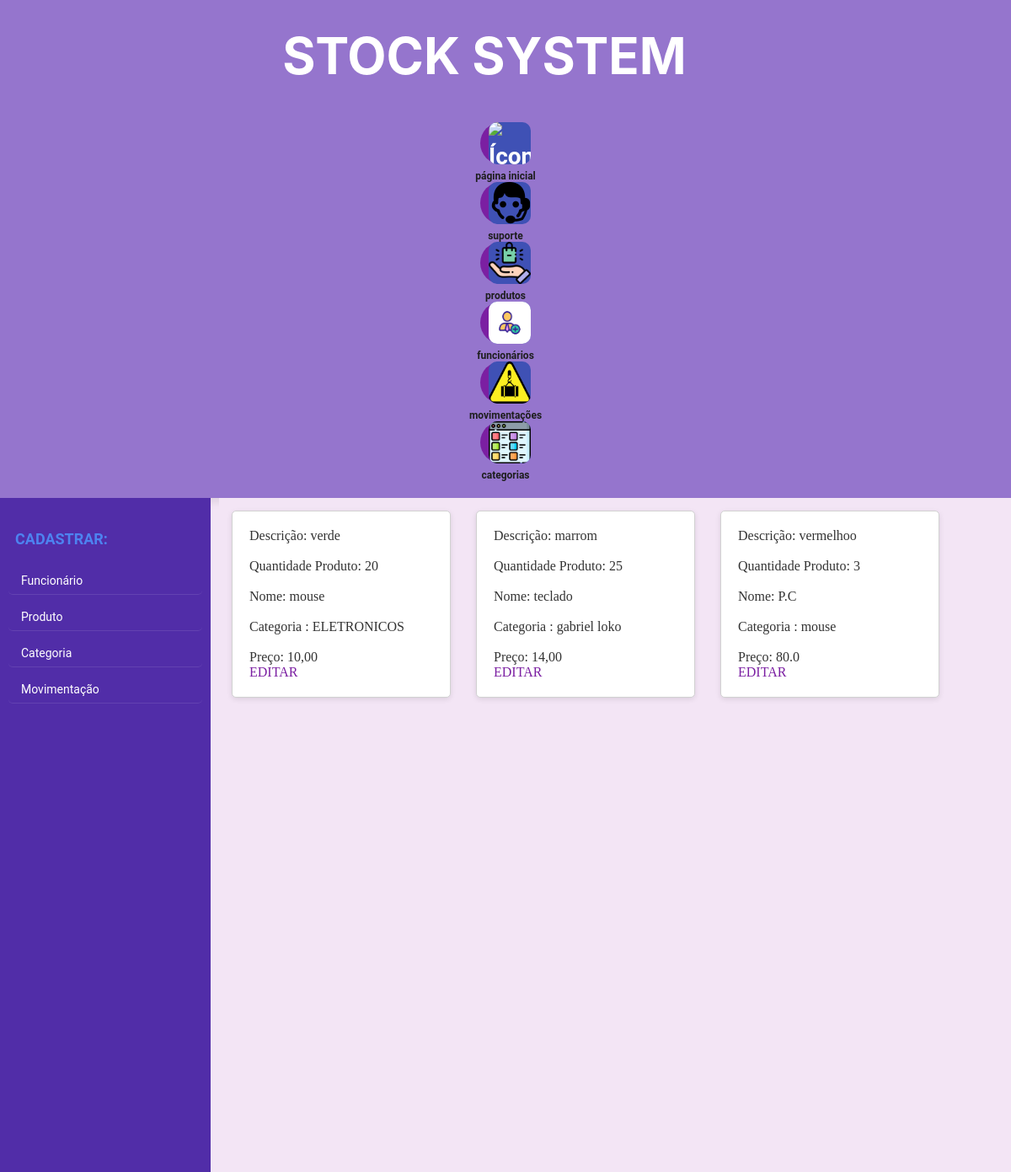
The page /produto on the database as committed earlier.
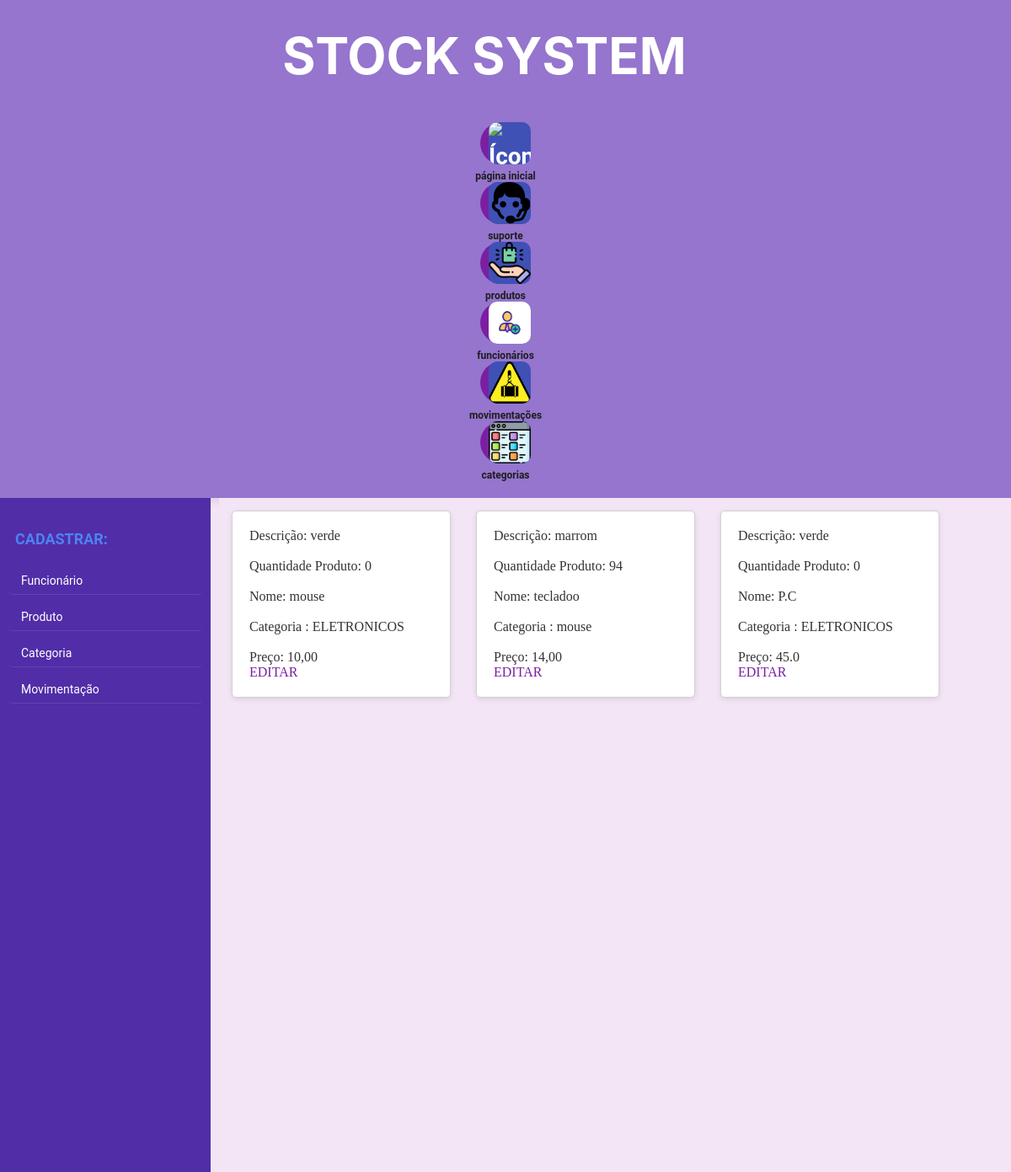
The same page on the database as committed later.
### models.py (models this page shows, shortened)
class Produto(Base):
    __tablename__ = 'produto'
    id = Column(Integer, primary_key=True)
    nome = Column(String(40), nullable=False, index=True)
    descricao = Column(String(80), nullable=False, index=True, )
    quantidade_produto = Column(Integer, nullable=False, )
    preco = Column(Float, nullable=False, index=True)
    categoria_id = Column(String, ForeignKey('categoria.id'))

class Categoria(Base):
    __tablename__ = 'categoria'
    id = Column(Integer, primary_key=True)
    name_categoria = Column(String(20), nullable=False)

### app.py (the view)
@app.route('/produto', methods=['GET'])
def produto():
    sql_produto = select(Produto, Categoria).join(Categoria, Categoria.id == Produto.categoria_id)
    resultado_produto = db_session.execute(sql_produto).fetchall()  # quando é join fetchall invez de de scalars
    return render_template('produto.html',
                           lista_produto=resultado_produto)

### templates/produto.html
{% extends 'template.html' %}
{% block conteudo %}
{% for produto, categoria in lista_produto %}
<div class="conteudo">
    <p> Descrição: {{produto.descricao}} </p><br>
    <p> Quantidade Produto: {{produto.quantidade_produto}}</p> <br>
    <p> Nome: {{produto.nome}}</p> <br>
    <p> Categoria : {{categoria.name_categoria}}</p><br>
    <p> Preço: {{produto.preco}}</p>
    <a href="{{url_for('editar_produto', id_produto=produto.id)}}"> EDITAR</a>
</div>
{% endfor %}
{% endblock conteudo %}

Rows that differ between the two databases and show on the page:
changed Produto (number 1 of 3 on the later page): quantidade_produto "20" → "0"
changed Produto "marrom": quantidade_produto "25" → "94"; nome "teclado" → "tecladoo"; name_categoria "gabriel loko" → "mouse"
changed Produto (number 3 of 3 on the later page): descricao "vermelhoo" → "verde"; quantidade_produto "3" → "0"; name_categoria "mouse" → "ELETRONICOS"; preco "80.0" → "45.0"
